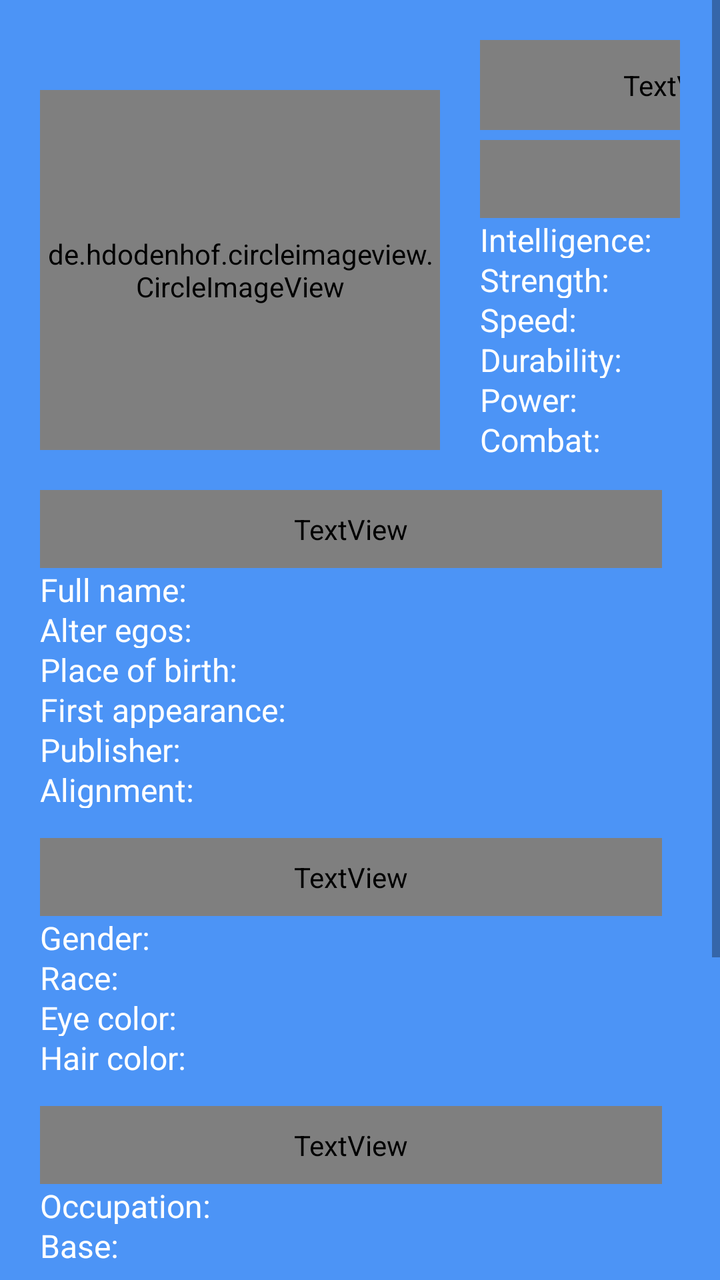
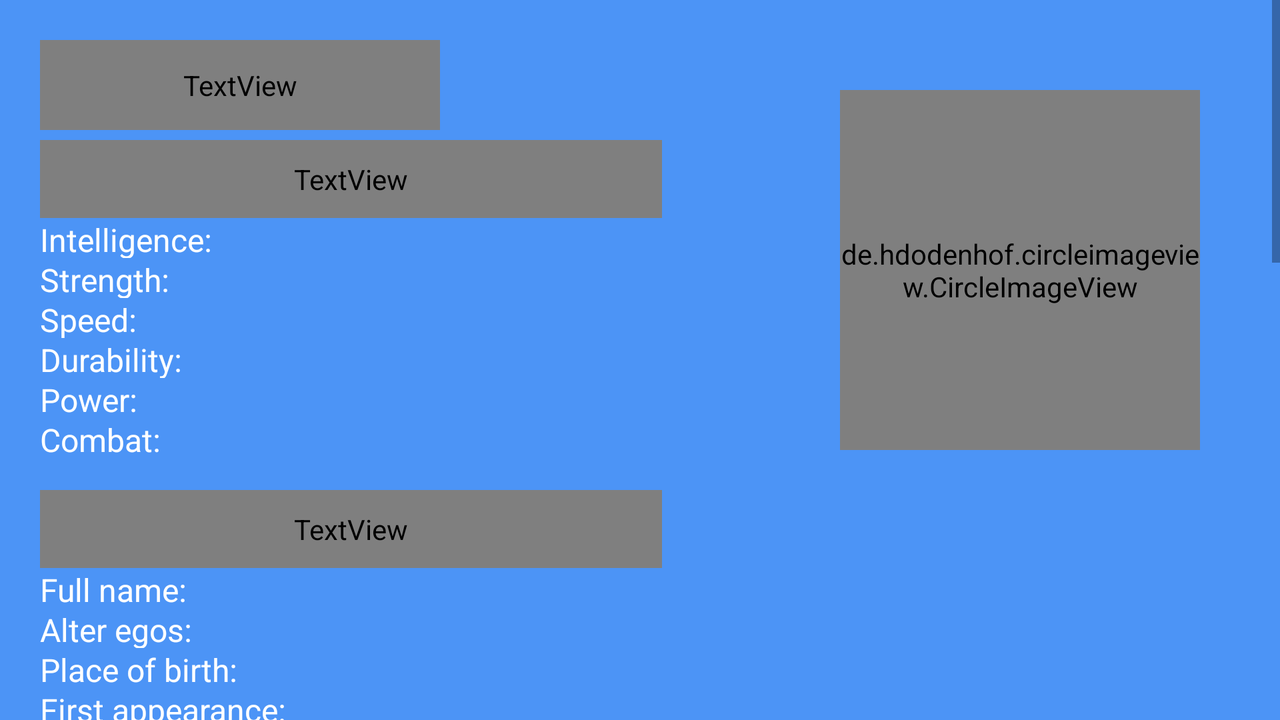

Two renders of one Android screen. The first uses the default layout on a phone; the second uses the alternative layout the repository ships for a different screen configuration, on a matching device. The two XML files are below.
<!-- AndroidManifest.xml: application theme AppTheme -->
<!-- res/layout/detail_fragment.xml -->
<?xml version="1.0" encoding="utf-8"?>
<FrameLayout xmlns:android="http://schemas.android.com/apk/res/android"
    xmlns:tools="http://schemas.android.com/tools"
    android:layout_width="match_parent"
    android:layout_height="match_parent"
    tools:context=".ui.detail.DetailFragment">

    <ScrollView
        android:layout_width="wrap_content"
        android:layout_height="wrap_content">

    <LinearLayout
        android:layout_width="match_parent"
        android:layout_height="match_parent"
        android:orientation="vertical"
        android:layout_margin="20dp">

        <LinearLayout
            android:layout_width="wrap_content"
            android:layout_height="wrap_content"
            android:orientation="horizontal">

            <de.hdodenhof.circleimageview.CircleImageView
                android:id="@+id/character_image"
                android:layout_width="200dp"
                android:layout_height="180dp"
                android:layout_marginRight="20dp"
                android:layout_marginTop="25dp"
                android:layout_marginBottom="20dp"/>

            <LinearLayout
                android:layout_width="wrap_content"
                android:layout_height="wrap_content"
                android:orientation="vertical">

                <TextView
                    android:id="@+id/character_name"
                    android:layout_width="200dp"
                    android:layout_height="45dp"
                    android:layout_marginRight="20dp"
                    android:layout_marginBottom="5dp"
                    android:fontFamily="@font/poppins"
                    android:gravity="top"
                    android:text="Character"
                    android:textColor="#FFFFFF"
                    android:textSize="35sp" />

                <TextView
                    android:id="@+id/character_stats"
                    android:layout_width="311dp"
                    android:layout_height="39dp"
                    android:text="Stats"
                    android:fontFamily="@font/poppins"
                    android:textSize="24sp"
                    android:textColor="#FFFFFF"
                    android:gravity="top" />
                <TextView
                    android:id="@+id/stats_intelligence"
                    android:layout_width="311dp"
                    android:layout_height="20dp"
                    android:text="Intelligence: "
                    android:textSize="16sp"
                    android:textColor="#FFFFFF"
                    android:gravity="top" />
                <TextView
                    android:id="@+id/stats_strength"
                    android:layout_width="311dp"
                    android:layout_height="20dp"
                    android:text="Strength: "
                    android:textSize="16sp"
                    android:textColor="#FFFFFF"
                    android:gravity="top" />
                <TextView
                    android:id="@+id/stats_speed"
                    android:layout_width="311dp"
                    android:layout_height="20dp"
                    android:text="Speed: "
                    android:textSize="16sp"
                    android:textColor="#FFFFFF"
                    android:gravity="top" />
                <TextView
                    android:id="@+id/stats_durability"
                    android:layout_width="311dp"
                    android:layout_height="20dp"
                    android:text="Durability: "
                    android:textSize="16sp"
                    android:textColor="#FFFFFF"
                    android:gravity="top" />
                <TextView
                    android:id="@+id/stats_power"
                    android:layout_width="311dp"
                    android:layout_height="20dp"
                    android:text="Power: "
                    android:textSize="16sp"
                    android:textColor="#FFFFFF"
                    android:gravity="top" />
                <TextView
                    android:id="@+id/stats_combat"
                    android:layout_width="311dp"
                    android:layout_height="20dp"
                    android:text="Combat: "
                    android:textSize="16sp"
                    android:textColor="#FFFFFF"
                    android:gravity="top" />

            </LinearLayout>

        </LinearLayout>


        <TextView
            android:id="@+id/character_biography"
            android:layout_width="311dp"
            android:layout_height="39dp"
            android:text="Biography"
            android:fontFamily="@font/poppins"
            android:textSize="24sp"
            android:textColor="#FFFFFF"
            android:gravity="top" />

        <TextView
            android:id="@+id/biography_full_name"
            android:layout_width="match_parent"
            android:layout_height="20dp"
            android:gravity="top"
            android:text="Full name:"
            android:textColor="#FFFFFF"
            android:textSize="16sp" />

        <TextView
            android:id="@+id/biography_alter_egos"
            android:layout_width="match_parent"
            android:layout_height="20dp"
            android:gravity="top"
            android:text="Alter egos:"
            android:textColor="#FFFFFF"
            android:textSize="16sp" />
        <TextView
            android:id="@+id/biography_place_of_birth"
            android:layout_width="match_parent"
            android:layout_height="20dp"
            android:gravity="top"
            android:text="Place of birth:"
            android:textColor="#FFFFFF"
            android:textSize="16sp" />
        <TextView
            android:id="@+id/biography_first_appearance"
            android:layout_width="match_parent"
            android:layout_height="20dp"
            android:gravity="top"
            android:text="First appearance:"
            android:textColor="#FFFFFF"
            android:textSize="16sp" />
        <TextView
            android:id="@+id/biography_publisher"
            android:layout_width="match_parent"
            android:layout_height="20dp"
            android:gravity="top"
            android:text="Publisher:"
            android:textColor="#FFFFFF"
            android:textSize="16sp" />
        <TextView
            android:id="@+id/biography_alignment"
            android:layout_width="match_parent"
            android:layout_height="20dp"
            android:gravity="top"
            android:text="Alignment:"
            android:textColor="#FFFFFF"
            android:textSize="16sp" />

        <TextView
            android:id="@+id/character_appearance"
            android:layout_width="311dp"
            android:layout_height="39dp"
            android:text="Appearance"
            android:fontFamily="@font/poppins"
            android:textSize="24sp"
            android:textColor="#FFFFFF"
            android:gravity="top"
            android:layout_marginTop="15dp"/>

        <TextView
            android:id="@+id/appearance_gender"
            android:layout_width="match_parent"
            android:layout_height="20dp"
            android:gravity="top"
            android:text="Gender:"
            android:textColor="#FFFFFF"
            android:textSize="16sp" />
        <TextView
            android:id="@+id/appearance_race"
            android:layout_width="match_parent"
            android:layout_height="20dp"
            android:gravity="top"
            android:text="Race:"
            android:textColor="#FFFFFF"
            android:textSize="16sp" />
        <TextView
            android:id="@+id/appearance_eye_color"
            android:layout_width="match_parent"
            android:layout_height="20dp"
            android:gravity="top"
            android:text="Eye color:"
            android:textColor="#FFFFFF"
            android:textSize="16sp" />
        <TextView
            android:id="@+id/appearance_hair_color"
            android:layout_width="match_parent"
            android:layout_height="20dp"
            android:gravity="top"
            android:text="Hair color:"
            android:textColor="#FFFFFF"
            android:textSize="16sp" />
        <TextView
            android:id="@+id/character_work"
            android:layout_width="311dp"
            android:layout_height="39dp"
            android:text="Work"
            android:fontFamily="@font/poppins"
            android:textSize="24sp"
            android:textColor="#FFFFFF"
            android:gravity="top"
            android:layout_marginTop="15dp"/>
        <TextView
            android:id="@+id/work_occupation"
            android:layout_width="match_parent"
            android:layout_height="20dp"
            android:gravity="top"
            android:text="Occupation:"
            android:textColor="#FFFFFF"
            android:textSize="16sp" />
        <TextView
            android:id="@+id/work_base"
            android:layout_width="match_parent"
            android:layout_height="20dp"
            android:gravity="top"
            android:text="Base:"
            android:textColor="#FFFFFF"
            android:textSize="16sp" />
        <TextView
            android:id="@+id/character_connections"
            android:layout_width="311dp"
            android:layout_height="39dp"
            android:text="Connections"
            android:fontFamily="@font/poppins"
            android:textSize="24sp"
            android:textColor="#FFFFFF"
            android:gravity="top"
            android:layout_marginTop="15dp"/>
        <TextView
            android:id="@+id/connections_group_affiliation"
            android:layout_width="match_parent"
            android:layout_height="20dp"
            android:gravity="top"
            android:text="Group affiliation:"
            android:textColor="#FFFFFF"
            android:textSize="16sp" />
        <TextView
            android:id="@+id/connections_relatives"
            android:layout_width="match_parent"
            android:layout_height="20dp"
            android:gravity="top"
            android:text="Relatives:"
            android:textColor="#FFFFFF"
            android:textSize="16sp" />

        <Button
            android:layout_width="250dp"
            android:layout_height="50dp"
            android:text="Save"
            android:background="@color/yellowAccent"
            android:layout_marginTop="30dp"
            android:layout_marginBottom="50dp"
            android:textSize="25dp"
            android:fontFamily="@font/poppins"
            android:textColor="@color/white"
            android:layout_gravity="center"
            />
    </LinearLayout>
    </ScrollView>
</FrameLayout>
<!-- resources referenced by this layout -->
<resources>
  <color name="white">#ffff</color>
  <color name="yellowAccent">#FFC510</color>
  <style name="AppTheme" parent="Theme.AppCompat.Light.DarkActionBar">
          
          <item name="colorPrimary">@color/colorPrimary</item>
          <item name="colorAccent">@color/colorAccent</item>
          <item name="android:windowBackground">@color/colorAccent</item>
      </style>
  <color name="colorPrimary">#D81B60</color>
  <color name="colorAccent">#4C94F6</color>
</resources>
<!-- res/layout-land/detail_fragment.xml (the author's variant of the layout above) -->
<!-- drawn on the phone turned sideways -->
<?xml version="1.0" encoding="utf-8"?>
<FrameLayout xmlns:android="http://schemas.android.com/apk/res/android"
    xmlns:tools="http://schemas.android.com/tools"
    android:layout_width="match_parent"
    android:layout_height="match_parent"
    tools:context=".ui.detail.DetailFragment">

    <ScrollView
        android:layout_width="match_parent"
        android:layout_height="wrap_content">

        <LinearLayout
            android:layout_width="match_parent"
            android:layout_height="match_parent"
            android:layout_margin="20dp"
            android:orientation="vertical">

            <RelativeLayout
                android:layout_width="wrap_content"
                android:layout_height="wrap_content"
                android:orientation="horizontal">

                <de.hdodenhof.circleimageview.CircleImageView
                    android:id="@+id/character_image"
                    android:layout_width="180dp"
                    android:layout_height="180dp"
                    android:layout_marginTop="25dp"
                    android:layout_marginRight="20dp"
                    android:layout_marginBottom="20dp"
                    android:layout_alignParentRight="true"/>



                <LinearLayout
                    android:layout_width="wrap_content"
                    android:layout_height="wrap_content"
                    android:orientation="vertical">

                    <TextView
                        android:id="@+id/character_name"
                        android:layout_width="200dp"
                        android:layout_height="45dp"
                        android:layout_marginRight="20dp"
                        android:layout_marginBottom="5dp"
                        android:fontFamily="@font/poppins"
                        android:gravity="left"
                        android:text="Character"
                        android:textColor="#FFFFFF"
                        android:textSize="30sp" />

                    <TextView
                        android:id="@+id/character_stats"
                        android:layout_width="311dp"
                        android:layout_height="39dp"
                        android:fontFamily="@font/poppins"
                        android:gravity="top"
                        android:text="Stats"
                        android:textColor="#FFFFFF"
                        android:textSize="20sp"
                        android:layout_below="@+id/character_name"/>

                    <TextView
                        android:id="@+id/stats_intelligence"
                        android:layout_width="311dp"
                        android:layout_height="20dp"
                        android:gravity="top"
                        android:text="Intelligence: "
                        android:textColor="#FFFFFF"
                        android:textSize="16sp"
                        android:layout_below="@+id/character_stats"/>

                    <TextView
                        android:id="@+id/stats_strength"
                        android:layout_width="311dp"
                        android:layout_height="20dp"
                        android:gravity="top"
                        android:text="Strength: "
                        android:textColor="#FFFFFF"
                        android:textSize="16sp" />

                    <TextView
                        android:id="@+id/stats_speed"
                        android:layout_width="311dp"
                        android:layout_height="20dp"
                        android:gravity="top"
                        android:text="Speed: "
                        android:textColor="#FFFFFF"
                        android:textSize="16sp" />

                    <TextView
                        android:id="@+id/stats_durability"
                        android:layout_width="311dp"
                        android:layout_height="20dp"
                        android:gravity="top"
                        android:text="Durability: "
                        android:textColor="#FFFFFF"
                        android:textSize="16sp" />

                    <TextView
                        android:id="@+id/stats_power"
                        android:layout_width="311dp"
                        android:layout_height="20dp"
                        android:gravity="top"
                        android:text="Power: "
                        android:textColor="#FFFFFF"
                        android:textSize="16sp" />

                    <TextView
                        android:id="@+id/stats_combat"
                        android:layout_width="311dp"
                        android:layout_height="20dp"
                        android:gravity="top"
                        android:text="Combat: "
                        android:textColor="#FFFFFF"
                        android:textSize="16sp" />

                </LinearLayout>

            </RelativeLayout>


            <TextView
                android:id="@+id/character_biography"
                android:layout_width="311dp"
                android:layout_height="39dp"
                android:fontFamily="@font/poppins"
                android:gravity="top"
                android:text="Biography"
                android:textColor="#FFFFFF"
                android:textSize="20sp" />

            <TextView
                android:id="@+id/biography_full_name"
                android:layout_width="match_parent"
                android:layout_height="20dp"
                android:gravity="top"
                android:text="Full name:"
                android:textColor="#FFFFFF"
                android:textSize="16sp" />

            <TextView
                android:id="@+id/biography_alter_egos"
                android:layout_width="match_parent"
                android:layout_height="20dp"
                android:gravity="top"
                android:text="Alter egos:"
                android:textColor="#FFFFFF"
                android:textSize="16sp" />

            <TextView
                android:id="@+id/biography_place_of_birth"
                android:layout_width="match_parent"
                android:layout_height="20dp"
                android:gravity="top"
                android:text="Place of birth:"
                android:textColor="#FFFFFF"
                android:textSize="16sp" />

            <TextView
                android:id="@+id/biography_first_appearance"
                android:layout_width="match_parent"
                android:layout_height="20dp"
                android:gravity="top"
                android:text="First appearance:"
                android:textColor="#FFFFFF"
                android:textSize="16sp" />

            <TextView
                android:id="@+id/biography_publisher"
                android:layout_width="match_parent"
                android:layout_height="20dp"
                android:gravity="top"
                android:text="Publisher:"
                android:textColor="#FFFFFF"
                android:textSize="16sp" />

            <TextView
                android:id="@+id/biography_alignment"
                android:layout_width="match_parent"
                android:layout_height="20dp"
                android:gravity="top"
                android:text="Alignment:"
                android:textColor="#FFFFFF"
                android:textSize="16sp" />

            <TextView
                android:id="@+id/character_appearance"
                android:layout_width="311dp"
                android:layout_height="39dp"
                android:layout_marginTop="15dp"
                android:fontFamily="@font/poppins"
                android:gravity="top"
                android:text="Appearance"
                android:textColor="#FFFFFF"
                android:textSize="20sp" />

            <TextView
                android:id="@+id/appearance_gender"
                android:layout_width="match_parent"
                android:layout_height="20dp"
                android:gravity="top"
                android:text="Gender:"
                android:textColor="#FFFFFF"
                android:textSize="16sp" />

            <TextView
                android:id="@+id/appearance_race"
                android:layout_width="match_parent"
                android:layout_height="20dp"
                android:gravity="top"
                android:text="Race:"
                android:textColor="#FFFFFF"
                android:textSize="16sp" />

            <TextView
                android:id="@+id/appearance_eye_color"
                android:layout_width="match_parent"
                android:layout_height="20dp"
                android:gravity="top"
                android:text="Eye color:"
                android:textColor="#FFFFFF"
                android:textSize="16sp" />

            <TextView
                android:id="@+id/appearance_hair_color"
                android:layout_width="match_parent"
                android:layout_height="20dp"
                android:gravity="top"
                android:text="Hair color:"
                android:textColor="#FFFFFF"
                android:textSize="16sp" />

            <TextView
                android:id="@+id/character_work"
                android:layout_width="311dp"
                android:layout_height="39dp"
                android:layout_marginTop="15dp"
                android:fontFamily="@font/poppins"
                android:gravity="top"
                android:text="Work"
                android:textColor="#FFFFFF"
                android:textSize="20sp" />

            <TextView
                android:id="@+id/work_occupation"
                android:layout_width="match_parent"
                android:layout_height="20dp"
                android:gravity="top"
                android:text="Occupation:"
                android:textColor="#FFFFFF"
                android:textSize="16sp" />

            <TextView
                android:id="@+id/work_base"
                android:layout_width="match_parent"
                android:layout_height="20dp"
                android:gravity="top"
                android:text="Base:"
                android:textColor="#FFFFFF"
                android:textSize="16sp" />

            <TextView
                android:id="@+id/character_connections"
                android:layout_width="311dp"
                android:layout_height="39dp"
                android:layout_marginTop="15dp"
                android:fontFamily="@font/poppins"
                android:gravity="top"
                android:text="Connections"
                android:textColor="#FFFFFF"
                android:textSize="20sp" />

            <TextView
                android:id="@+id/connections_group_affiliation"
                android:layout_width="match_parent"
                android:layout_height="20dp"
                android:gravity="top"
                android:text="Group affiliation:"
                android:textColor="#FFFFFF"
                android:textSize="16sp" />

            <TextView
                android:id="@+id/connections_relatives"
                android:layout_width="match_parent"
                android:layout_height="20dp"
                android:gravity="top"
                android:text="Relatives:"
                android:textColor="#FFFFFF"
                android:textSize="16sp" />

            <Button
                android:id="@+id/character_save"
                android:layout_width="250dp"
                android:layout_height="50dp"
                android:layout_gravity="center"
                android:layout_marginTop="30dp"
                android:layout_marginBottom="50dp"
                android:background="@color/yellowAccent"
                android:fontFamily="@font/poppins"
                android:text="Save"
                android:textColor="@color/white"
                android:textSize="25dp" />

            <Button
                android:id="@+id/character_delete"
                android:layout_width="250dp"
                android:layout_height="50dp"
                android:layout_gravity="center"
                android:layout_marginTop="30dp"
                android:layout_marginBottom="50dp"
                android:background="@color/colorAccent"
                android:fontFamily="@font/poppins"
                android:text="Delete"
                android:textColor="@color/white"
                android:textSize="25dp" />
        </LinearLayout>
    </ScrollView>
</FrameLayout>
<!-- resources referenced by the variant -->
<!-- as the phone turned sideways resolves them -->
<resources>
  <color name="colorAccent">#4C94F6</color>
  <color name="white">#ffff</color>
  <color name="yellowAccent">#FFC510</color>
  <style name="AppTheme" parent="Theme.AppCompat.Light.DarkActionBar">
          
          <item name="colorPrimary">@color/colorPrimary</item>
          <item name="colorAccent">@color/colorAccent</item>
          <item name="android:windowBackground">@color/colorAccent</item>
      </style>
  <color name="colorPrimary">#D81B60</color>
</resources>
